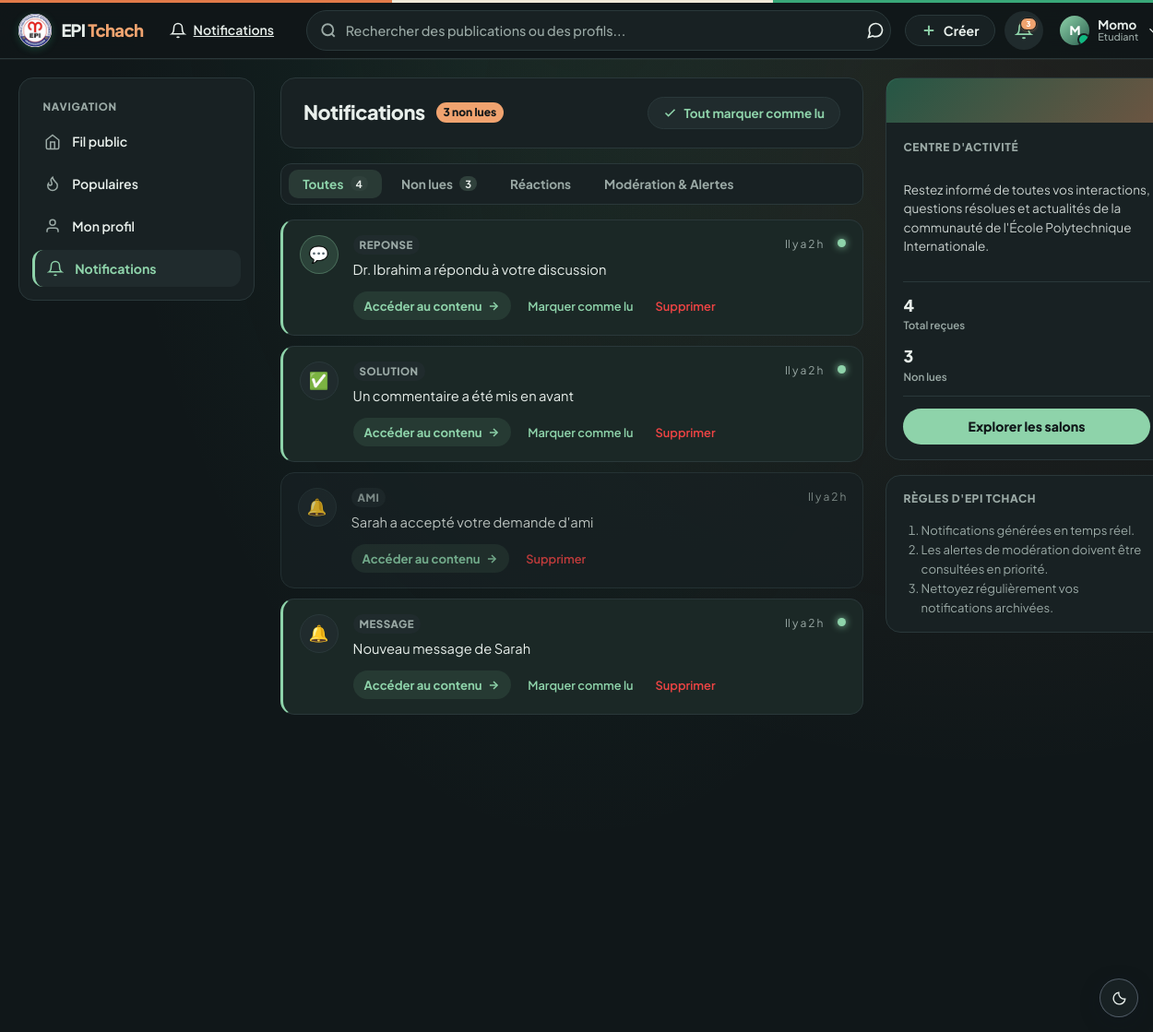
Screenshot of /notifications (signed in) with the database file from the repository.
### tables this page shows
CREATE TABLE notifications (
    id                INT UNSIGNED AUTO_INCREMENT PRIMARY KEY,
    utilisateur_id    INT UNSIGNED NOT NULL,
    type_notification VARCHAR(50) NOT NULL,
    contenu           VARCHAR(500) NOT NULL,
    lien              VARCHAR(255) DEFAULT NULL,
    lu                BOOLEAN NOT NULL DEFAULT FALSE,
    date_creation     DATETIME NOT NULL DEFAULT CURRENT_TIMESTAMP,
    FOREIGN KEY (utilisateur_id) REFERENCES utilisateurs(id) ON DELETE CASCADE,
    INDEX idx_notif (utilisateur_id, lu)
);

### resources/views/desktop/notifications.php (the view, shortened to what the rows shown need)
<?php
$base = isset($baseUrl) ? $baseUrl : '';
$asset = isset($assetBase) ? $assetBase : (isset($baseUrl) ? $baseUrl . '/public/assets' : '/public/assets');
$notifications = $notifications ?? [];
if (!function_exists('formatDateNotif')) {
    function formatDateNotif(string $dateStr): string {
        try {
            $date = new DateTime($dateStr);
            $now = new DateTime();
            $diff = $now->diff($date);
            if ($diff->h > 0) return "Il y a " . $diff->h . " h";
            return "À l'instant";
        } catch (Exception $e) {
            return $dateStr;
        }
    }
}
?>
<!DOCTYPE html>
<html lang="fr">
<head>
  <link rel="stylesheet" href="<?= $asset ?>/css/desktop/community-shell.css" />
  <link rel="stylesheet" href="<?= $asset ?>/css/desktop/salon.css?v=<?= (int)filemtime(ROOT_PATH . '/public/assets/css/desktop/salon.css') ?>" />
  <link rel="stylesheet" href="<?= $asset ?>/css/desktop/notifications.css" />
  <link rel="stylesheet" href="<?= $asset ?>/css/feedback.css" />
  <?php include ROOT_PATH . '/resources/views/partials/theme-head.php'; ?>
</head>
<body class="community-shell community-salon community-notifications" data-base-url="<?= htmlspecialchars($base, ENT_QUOTES, 'UTF-8') ?>">
  <div class="epi-salon-grid">
    <main class="epi-main-feed">
      <div class="notif-heading-row">
        <div class="notif-heading-title">
          <h1>Notifications</h1>
        </div>
      </div>
      <div class="notif-list" id="notifListContainer">
        <?php if (empty($notifications)): ?>
          <div class="notif-empty-state">
            <div class="notif-empty-mascot">
              <svg width="44" height="44" viewBox="0 0 24 24" fill="none" stroke="currentColor" stroke-width="1.8">
                <path d="M18 8A6 6 0 0 0 6 8c0 7-3 9-3 9h18s-3-2-3-9"/><path d="M13.73 21a2 2 0 0 1-3.46 0"/>
              </svg>
            </div>
            <h3>Aucune activité pour l'instant</h3>
            <p>Ce n'est pas grave, vous recevrez une alerte dès qu'un membre réagit ou répond à l'une de vos publications dans les salons.</p>
            <a href="<?= $base ?>/salon" class="notif-empty-btn">Explorer les salons</a>
          </div>
        <?php else: ?>
          <?php foreach ($notifications as $n):
            $isUnread = empty($n['lu']) || $n['lu'] == 0;
            $type = htmlspecialchars($n['type_notification'] ?? 'systeme');
            $notifId = (int)$n['id'];
            $iconMap = [
              'reaction'      => '❤️',
              'avertissement' => '⚠️',
              'moderation'    => '🛑',
              'reponse'       => '💬',
              'solution'      => '✅',
              'systeme'       => 'ℹ️',
              'mention'       => '@'
            ];
            $iconChar = $iconMap[$type] ?? '🔔';
            $categoryFilter = 'systeme';
          ?>
            <article class="notif-card <?= $isUnread ? 'unread' : 'read' ?>"
                 data-notif-id="<?= $notifId ?>"
                 data-type="<?= $type ?>"
                 data-group="<?= $categoryFilter ?>"
                 data-unread="<?= $isUnread ? '1' : '0' ?>">
              <div class="notif-type-icon <?= $type ?>">
                <?= $iconChar ?>
              </div>
              <div class="notif-content-area">
                <div class="notif-card-header">
                  <span class="notif-type-badge <?= $type ?>"><?= ucfirst($type) ?></span>
                  <span class="notif-time"><?= formatDateNotif($n['date_creation'] ?? 'now') ?></span>
                </div>
                <div class="notif-message-text">
                  <?= htmlspecialchars($n['contenu'] ?? '') ?>
                </div>
                <div class="notif-card-footer">
                  <?php if (!empty($n['lien'])): ?>
                    <a href="<?= htmlspecialchars($n['lien']) ?>" class="notif-action-link">
                      <span>Accéder au contenu</span>
                      <svg width="14" height="14" viewBox="0 0 24 24" fill="none" stroke="currentColor" stroke-width="2.5"><path d="M5 12h14"/><path d="m12 5 7 7-7 7"/></svg>
                    </a>
                  <?php endif; ?>
                  <?php if ($isUnread): ?>
                    <button type="button" class="btn-mark-one-read" data-id="<?= $notifId ?>">
                      Marquer comme lu
                    </button>
                  <?php endif; ?>
                  <button type="button" class="btn-delete-notif" data-id="<?= $notifId ?>" title="Supprimer cette notification">
                    Supprimer
                  </button>
                </div>
              </div>
              <?php if ($isUnread): ?>
                <div class="notif-unread-dot" title="Non lu"></div>
              <?php endif; ?>
            </article>
          <?php endforeach; ?>
        <?php endif; ?>
      </div>
    </main>
  </div>
</body>
</html>

### rows the page displays
notifications: type_notification "💬", type_notification "REPONSE", date_creation "Il y a 2 h", contenu "Dr. Ibrahim a répondu à votre discussion", lu 0 (drawn)
notifications: type_notification "✅", type_notification "SOLUTION", date_creation "Il y a 2 h", contenu "Un commentaire a été mis en avant", lu 0 (drawn)
notifications: type_notification "🔔", type_notification "AMI", date_creation "Il y a 2 h", contenu "Sarah a accepté votre demande d'ami"
notifications: type_notification "🔔", type_notification "MESSAGE", date_creation "Il y a 2 h", contenu "Nouveau message de Sarah", lu 0 (drawn)

### other values shown
$unreadCount "3"
mb_substr((string)($_SESSION['user_prenom'] ?? 'M'), 0, 1) "M"
$_SESSION['user_prenom'] "Momo"
$_SESSION['user_role'] "Etudiant"
count($notifications) "4"
